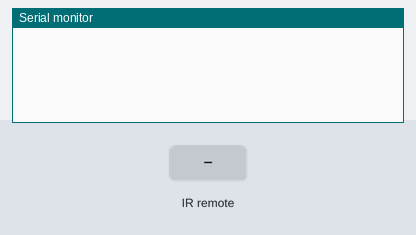
Bench run of a sketch on a simulated Arduino Uno, built with avr-gcc and run on an emulated ATmega328P. Shown: the last lines printed to the serial monitor. Inputs (shaded band) come from the test bench.

Above: at 1.2 s.
1.3 s: infrared code 0x67A6E25B received
At 1.8 s:
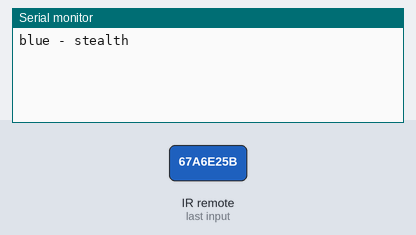
2.8 s: infrared code 0x839B0D18 received
At 4.0 s:
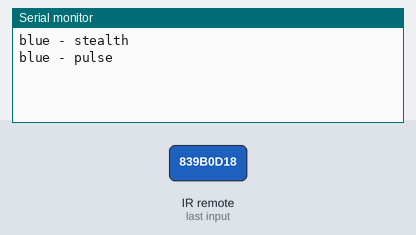
4.3 s: infrared code 0x81760AB3 received
At 5.2 s:
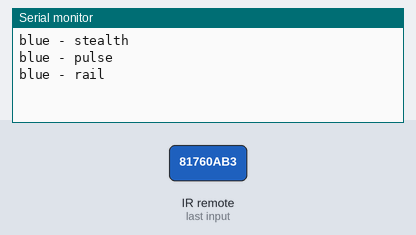
5.8 s: infrared code 0x7B1BEEC9 received
At 6.4 s:
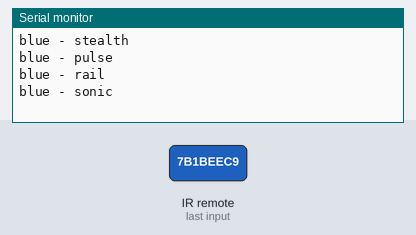
7.3 s: infrared code 0x9436164D received
At 8.5 s:
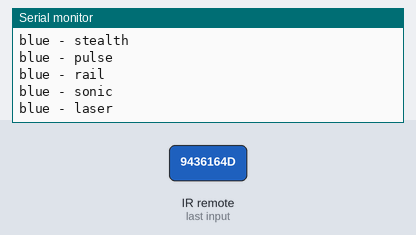
8.8 s: infrared code 0x55206223 received
At 9.9 s:
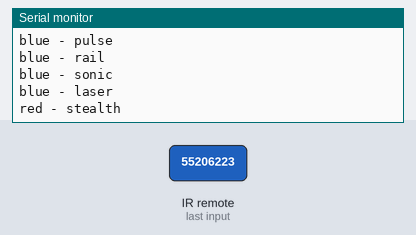

The sketch:

Laser_dump.ino
```cpp
#include <IRremote.h>

int RECV_PIN = 11;

IRrecv irrecv(RECV_PIN);

decode_results results;

void setup()
{
  Serial.begin(9600);
  irrecv.enableIRIn(); // Start the receiver
}

void loop() {
  if (irrecv.decode(&results)) {
    switch (results.value) {
      case 0x67A6E25B:
      case 0x839B0D18:
      case 0x81760AB3:
      case 0x7B1BEEC9:
      case 0x9436164D:
        Serial.print("blue");
        break;
      case 0x55206223:
      case 0x71148CE0:
      case 0x6EEF8A7B:
      case 0x68956E91:
      case 0x81AF9615:
        Serial.print("red");
        break;
      case 0xFCBAF4E1:
      case 0x18AF1F9E:
      case 0x4AF0F009:
      case 0xD9A64DF3:
      case 0x7DDC5D2F:
        Serial.print("yellow");
        break;
      case 0x1E16B32F:
      case 0x3A0ADDEC:
      case 0x37E5DB87:
      case 0x318BBF9D:
      case 0x4AA5E721:
        Serial.print("green");
        break;
      default:
        irrecv.resume();
        return;
    }

    Serial.print(" - ");

    switch (results.value) {
      case 0x67A6E25B:
      case 0x55206223:
      case 0xFCBAF4E1:
      case 0x1E16B32F:
        Serial.println("stealth");
        break;
      case 0x839B0D18:
      case 0x71148CE0:
      case 0x18AF1F9E:
      case 0x3A0ADDEC:
        Serial.println("pulse");
        break;
      case 0x81760AB3:
      case 0x6EEF8A7B:
      case 0x4AF0F009:
      case 0x37E5DB87:
        Serial.println("rail");
        break;
      case 0x7B1BEEC9:
      case 0x68956E91:
      case 0xD9A64DF3:
      case 0x318BBF9D:
        Serial.println("sonic");
        break;
      case 0x9436164D:
      case 0x81AF9615:
      case 0x7DDC5D2F:
      case 0x4AA5E721:
        Serial.println("laser");
    }
    irrecv.resume(); // Receive the next value
  }
}
```

Measured:
- after the input at 1.3 s, the serial monitor: prints a new line at once (image 1)
- after the input at 2.8 s, the serial monitor: prints a new line at once (image 2)
- after the input at 4.3 s, the serial monitor: prints a new line at once (image 3)
- after the input at 5.8 s, the serial monitor: prints a new line at once (image 4)
- after the input at 7.3 s, the serial monitor: prints a new line at once (image 5)
- after the input at 8.8 s, the serial monitor: prints a new line at once (image 6)
